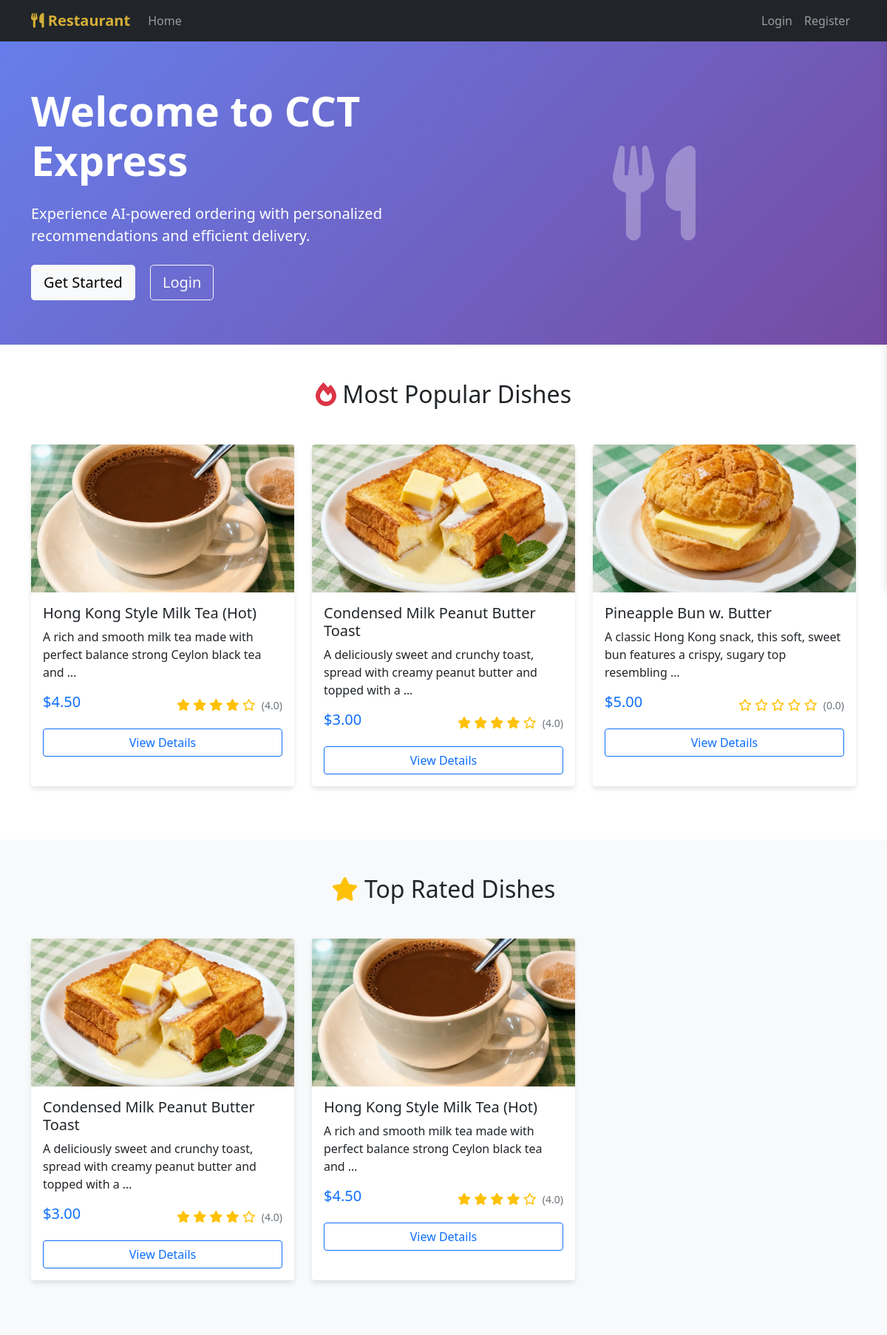
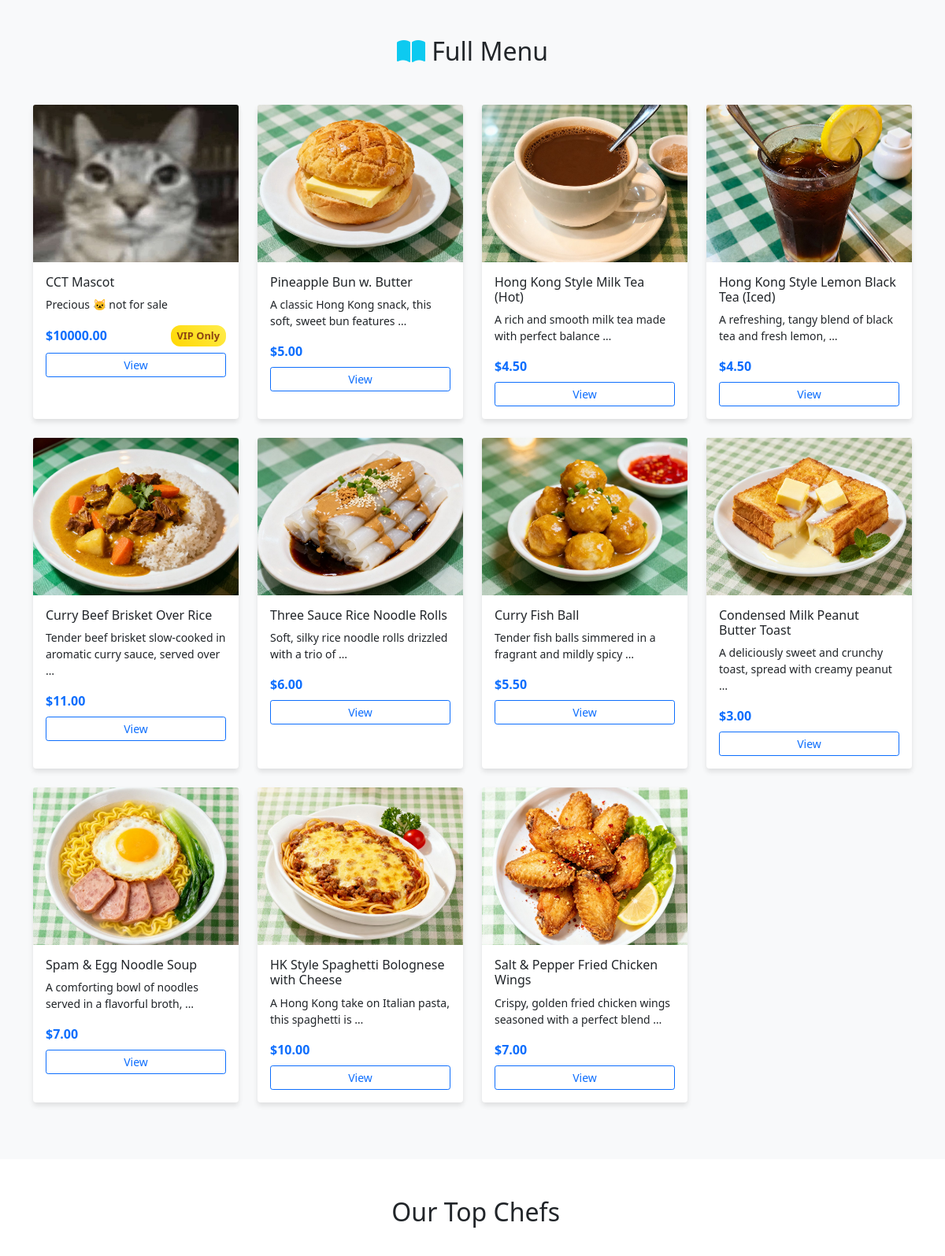
The page / (upper part) on the database its author committed (2 pictures, top to bottom).
### restaurant/models.py (models this page shows, shortened)
class Dish(models.Model):
    name = models.CharField(max_length=200, verbose_name="Dish Name")
    description = models.TextField(verbose_name="Description")
    price = models.DecimalField(max_digits=10, decimal_places=2, verbose_name="Price")
    image = models.ImageField(upload_to='dishes/', blank=True, null=True, verbose_name="Image")
    chef = models.ForeignKey(Chef, on_delete=models.CASCADE, verbose_name="Chef")
    is_vip_only = models.BooleanField(default=False, verbose_name="VIP Only")
    is_available = models.BooleanField(default=True, verbose_name="Available")
    created_at = models.DateTimeField(auto_now_add=True, verbose_name="Created Time")
    updated_at = models.DateTimeField(auto_now=True, verbose_name="Updated Time")
    class Meta:
        verbose_name = "Dish"
        verbose_name_plural = "Dishes"
        ordering = ['-created_at']
    def get_average_rating(self):
        from django.db.models import Avg
        return DishRating.objects.filter(dish=self).aggregate(Avg('rating'))['rating__avg'] or 0

### restaurant/views.py (the view)
# urls.py: path('', views.index, name='index'),
def index(request):
    dishes = Dish.objects.filter(is_available=True).order_by('-created_at')
    popular_dishes = Dish.objects.filter(is_available=True).annotate(
        order_count=Count('orderitem')
    ).filter(order_count__gt=0).order_by('-order_count')[:6]
    top_rated_dishes = Dish.objects.filter(is_available=True).annotate(
        avg_rating=Avg('dishrating__rating')
    ).filter(avg_rating__isnull=False).order_by('-avg_rating')[:6]
    top_chefs = Chef.objects.filter(is_active=True).annotate(
        avg_rating=Avg('dish__dishrating__rating')
    ).filter(avg_rating__isnull=False).order_by('-avg_rating')[:3]
    context = {
        'dishes': dishes,
        'popular_dishes': popular_dishes,
        'top_rated_dishes': top_rated_dishes,
        'top_chefs': top_chefs,
        'user': request.user,
    }
    return render(request, 'index.html', context)

### restaurant/models.py (called while the page is built)
    def get_average_rating(self):
        from django.db.models import Avg
        return DishRating.objects.filter(dish__chef=self).aggregate(Avg('rating'))['rating__avg'] or 0

### templates/index.html (shortened to what this page needs)
{% extends 'base.html' %}
{% block content %}
<section class="hero-section">
    <div class="container">
        <div class="row align-items-center">
            <div class="col-lg-6">
                <h1 class="display-4 fw-bold mb-4">Welcome to CCT Express</h1>
                <p class="lead mb-4">Experience AI-powered ordering with personalized recommendations and efficient delivery.</p>
                {% if not user.is_authenticated %}
                    <a href="{% url 'register' %}" class="btn btn-light btn-lg me-3">Get Started</a>
                    <a href="{% url 'login' %}" class="btn btn-outline-light btn-lg">Login</a>
                {% endif %}
            </div>
            <div class="col-lg-6 text-center">
                <i class="fas fa-utensils" style="font-size: 8rem; opacity: 0.3;"></i>
            </div>
        </div>
    </div>
</section>
<section class="py-5">
    <div class="container">
        <h2 class="text-center mb-5">
            <i class="fas fa-fire text-danger"></i> Most Popular Dishes
        </h2>
        <div class="row">
            {% for dish in popular_dishes %}
            <div class="col-lg-4 col-md-6 mb-4">
                <div class="card dish-card h-100">
                    {% if dish.image %}
                        <img src="{{ dish.image.url }}" class="card-img-top" alt="{{ dish.name }}">
                    {% else %}
                        <div class="card-img-top bg-light d-flex align-items-center justify-content-center" style="height: 200px;">
                            <i class="fas fa-utensils fa-3x text-muted"></i>
                        </div>
                    {% endif %}
                    <div class="card-body">
                        <h5 class="card-title">{{ dish.name }}</h5>
                        <p class="card-text">{{ dish.description|truncatewords:15 }}</p>
                        <div class="d-flex justify-content-between align-items-center">
                            <span class="h5 text-primary">${{ dish.price }}</span>
                            <div class="rating-stars">
                                {% for i in "12345" %}
                                    {% if forloop.counter <= dish.get_average_rating %}
                                        <i class="fas fa-star"></i>
                                    {% else %}
                                        <i class="far fa-star"></i>
                                    {% endif %}
                                {% endfor %}
                                <small class="text-muted ms-1">({{ dish.get_average_rating|floatformat:1 }})</small>
                            </div>
                        </div>
                        <div class="d-flex gap-2 mt-3">
                            <a href="{% url 'dish_detail' dish.id %}" class="btn btn-outline-primary flex-fill">View Details</a>
                        </div>
                    </div>
                </div>
            </div>
            {% empty %}
            <div class="col-12 text-center">
                <p class="text-muted">No popular dishes available at the moment.</p>
            </div>
            {% endfor %}
        </div>
    </div>
</section>
<section class="py-5 bg-light">
    <div class="container">
        <h2 class="text-center mb-5">
            <i class="fas fa-star text-warning"></i> Top Rated Dishes
        </h2>
        <div class="row">
            {% for dish in top_rated_dishes %}
            <div class="col-lg-4 col-md-6 mb-4">
                <div class="card dish-card h-100">
                    {% if dish.image %}
                        <img src="{{ dish.image.url }}" class="card-img-top" alt="{{ dish.name }}">
                    {% else %}
                        <div class="card-img-top bg-light d-flex align-items-center justify-content-center" style="height: 200px;">
                            <i class="fas fa-utensils fa-3x text-muted"></i>
                        </div>
                    {% endif %}
                    <div class="card-body">
                        <h5 class="card-title">{{ dish.name }}</h5>
                        <p class="card-text">{{ dish.description|truncatewords:15 }}</p>
                        <div class="d-flex justify-content-between align-items-center">
                            <span class="h5 text-primary">${{ dish.price }}</span>
                            <div class="rating-stars">
                                {% for i in "12345" %}
                                    {% if forloop.counter <= dish.get_average_rating %}
                                        <i class="fas fa-star"></i>
                                    {% else %}
                                        <i class="far fa-star"></i>
                                    {% endif %}
                                {% endfor %}
                                <small class="text-muted ms-1">({{ dish.get_average_rating|floatformat:1 }})</small>
                            </div>
                        </div>
                        <div class="d-flex gap-2 mt-3">
                            <a href="{% url 'dish_detail' dish.id %}" class="btn btn-outline-primary flex-fill">View Details</a>
                        </div>
                    </div>
                </div>
            </div>
            {% empty %}
            <div class="col-12 text-center">
                <p class="text-muted">No top-rated dishes available at the moment.</p>
            </div>
            {% endfor %}
        </div>
    </div>
</section>
<section class="py-5 bg-light">
    <div class="container">
        <h2 class="text-center mb-5">
            <i class="fas fa-book-open text-info"></i> Full Menu
        </h2>
        <div class="row">
            {% for dish in dishes %}
            <div class="col-lg-3 col-md-4 col-sm-6 mb-4">
                <div class="card dish-card h-100">
                    {% if dish.image %}
                        <img src="{{ dish.image.url }}" class="card-img-top" alt="{{ dish.name }}">
                    {% else %}
                        <div class="card-img-top bg-light d-flex align-items-center justify-content-center" style="height: 150px;">
                            <i class="fas fa-utensils fa-2x text-muted"></i>
                        </div>
                    {% endif %}
                    <div class="card-body">
                        <h6 class="card-title">{{ dish.name }}</h6>
                        <p class="card-text small">{{ dish.description|truncatewords:10 }}</p>
                        <div class="d-flex justify-content-between align-items-center">
                            <span class="text-primary fw-bold">${{ dish.price }}</span>
                            {% if dish.is_vip_only %}
                                <span class="vip-badge">VIP Only</span>
                            {% endif %}
                        </div>
                        <div class="d-flex gap-1 mt-2">
                            <a href="{% url 'dish_detail' dish.id %}" class="btn btn-sm btn-outline-primary flex-fill">View</a>
                        </div>
                    </div>
                </div>
            </div>
            {% empty %}
            <div class="col-12 text-center">
                <p class="text-muted">No dishes available at the moment.</p>
            </div>
            {% endfor %}
        </div>
    </div>
</section>
{% if top_chefs %}
<section class="py-5">
    <div class="container">
        <h2 class="text-center mb-5">
             Our Top Chefs
        </h2>
    </div>
</section>
{% endif %}
{% endblock %}

### templates/base.html (style rules this page uses)
.hero-section { background: linear-gradient(135deg, #667eea 0%, #764ba2 100%); color: white; padding: 60px 0; }
.card { transition: transform 0.3s ease; border: none; box-shadow: 0 4px 6px rgba(0, 0, 0, 0.1); }
.dish-card img { height: 200px; object-fit: cover; }
.rating-stars { color: #ffc107; }
.vip-badge { background: linear-gradient(45deg, #ffd700, #ffed4e); color: #8b4513; font-weight: bold; padding: 4px 8px; border-radius: 12px; font-size: 0.8em; }
.dish-card img { height: 200px; width: 100%; object-fit: cover; aspect-ratio: 1 / 1; }

### rows shown on the page
Dish: image (picture), name "Hong Kong Style Milk Tea (Hot)", description "A rich and smooth milk tea made with perfect balance strong Ceylon black tea and …", price "4.50", get_average_rating "4.0", description "A rich and smooth milk tea made with perfect balance …"
Dish: image (picture), name "Condensed Milk Peanut Butter Toast", description "A deliciously sweet and crunchy toast, spread with creamy peanut butter and topped with a …", price "3.00", get_average_rating "4.0", description "A deliciously sweet and crunchy toast, spread with creamy peanut …"
Dish: image (picture), name "Pineapple Bun w. Butter", description "A classic Hong Kong snack, this soft, sweet bun features a crispy, sugary top resembling …", price "5.00", get_average_rating "0.0", description "A classic Hong Kong snack, this soft, sweet bun features …"
Dish: image (picture), name "CCT Mascot", description "Precious 🐱 not for sale", price "10000.00", is_vip_only "VIP Only"
Dish: image (picture), name "Hong Kong Style Lemon Black Tea (Iced)", description "A refreshing, tangy blend of black tea and fresh lemon, …", price "4.50"
Dish: image (picture), name "Curry Beef Brisket Over Rice", description "Tender beef brisket slow-cooked in aromatic curry sauce, served over …", price "11.00"
Dish: image (picture), name "Three Sauce Rice Noodle Rolls", description "Soft, silky rice noodle rolls drizzled with a trio of …", price "6.00"
Dish: image (picture), name "Curry Fish Ball", description "Tender fish balls simmered in a fragrant and mildly spicy …", price "5.50"
Dish: image (picture), name "Spam & Egg Noodle Soup", description "A comforting bowl of noodles served in a flavorful broth, …", price "7.00"
Dish: image (picture), name "HK Style Spaghetti Bolognese with Cheese", description "A Hong Kong take on Italian pasta, this spaghetti is …", price "10.00"
Dish: image (picture), name "Salt & Pepper Fried Chicken Wings", description "Crispy, golden fried chicken wings seasoned with a perfect blend …", price "7.00"
